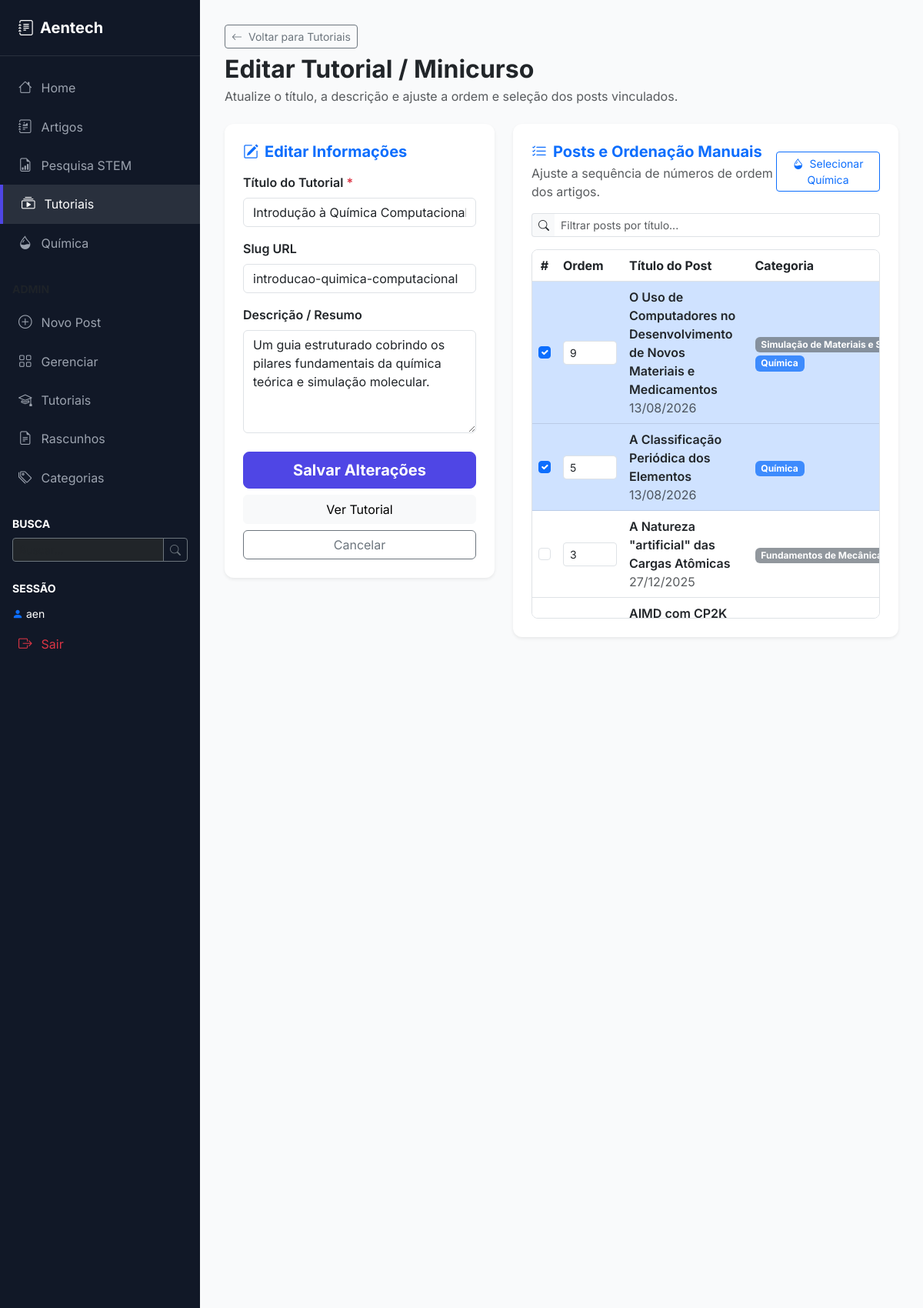
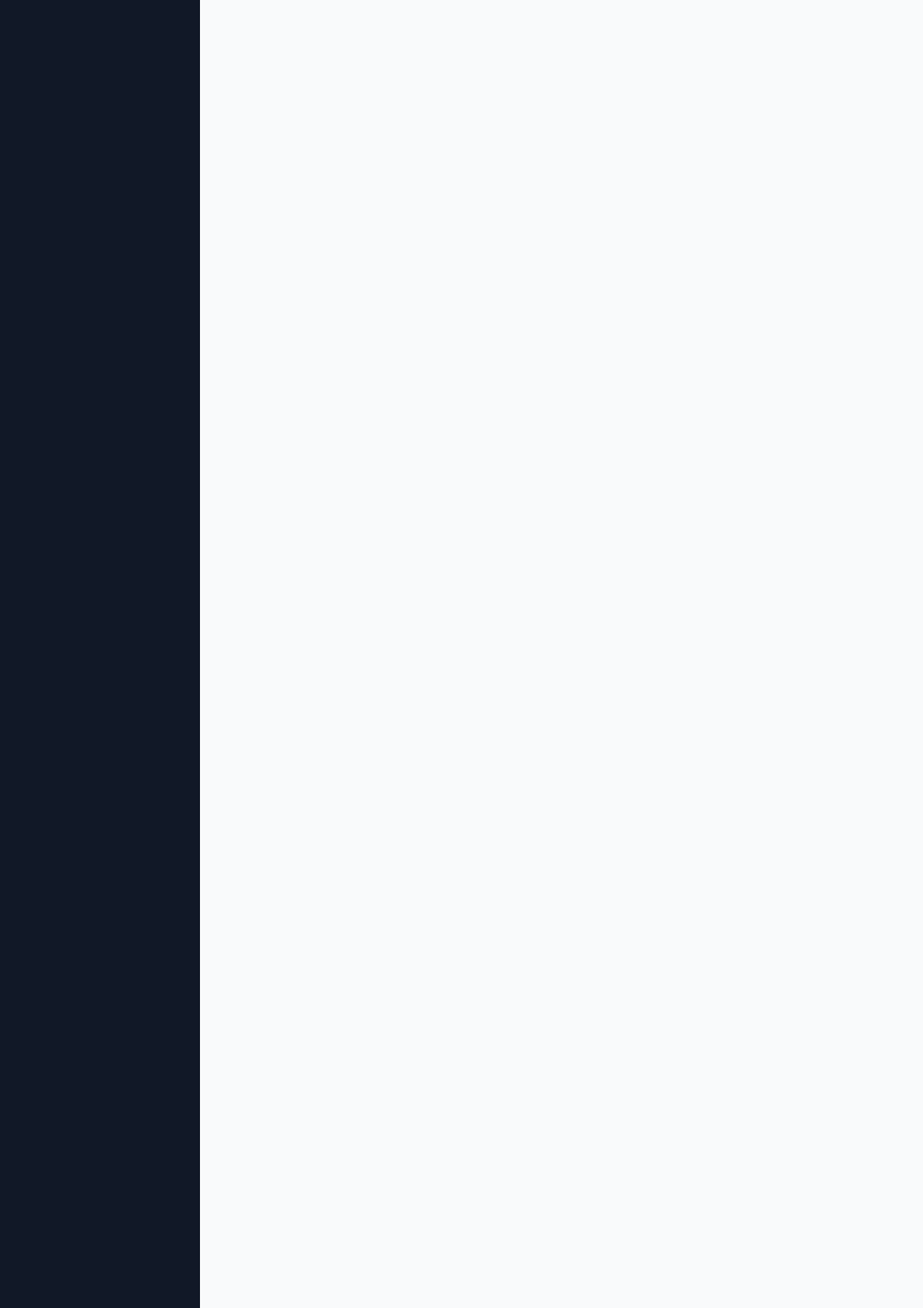
/tutoriais/1/editar (signed in, upper part), run on the app's committed database (2 pictures, top to bottom).
### app/models.py (models this page shows, shortened)
class User(db.Model):
    __tablename__ = 'users'
    id = db.Column(db.Integer, primary_key=True)
    email = db.Column(db.String(64), unique=True, index=True)
    username = db.Column(db.String(64), unique=True, index=True)
    password_hash = db.Column(db.String(128))
    role_id = db.Column(db.Integer, db.ForeignKey('roles.id'))
    name = db.Column(db.String(64))
    location = db.Column(db.String(64))
    about_me = db.Column(db.Text())
    member_since = db.Column(db.DateTime(), default=datetime.utcnow)
    last_seen = db.Column(db.DateTime(), default=datetime.utcnow)
    posts = db.relationship('Post', backref='author', lazy='dynamic', cascade='all, delete-orphan')
    comments = db.relationship('Comment', backref='author', lazy='dynamic', cascade='all, delete-orphan')
    @property
    def password(self):
        raise AttributeError('password is not a readable attribute')
    def can(self, permissions):
        return self.role is not None and \
            (self.role.permissions & permissions) == permissions
    def is_administrator(self):
        return self.can(Permission.ADMINISTER)

class Tutorial(db.Model):
    __tablename__ = 'tutorials'
    id = db.Column(db.Integer, primary_key=True)
    title = db.Column(db.String(200), nullable=False)
    slug = db.Column(db.String(200), unique=True, nullable=False)
    description = db.Column(db.Text)
    created_at = db.Column(db.DateTime, default=datetime.utcnow)
    updated_at = db.Column(db.DateTime, default=datetime.utcnow, onupdate=datetime.utcnow)
    tutorial_posts = db.relationship(
        'TutorialPost',
        backref='tutorial',
        cascade='all, delete-orphan',
        order_by='TutorialPost.order',
        lazy='joined'
    )

class Post(db.Model):
    __tablename__ = 'posts'
    id = db.Column(db.Integer, primary_key=True)
    title = db.Column(db.String(200), nullable=False)
    slug = db.Column(db.String(200), unique=True, nullable=False)
    content = db.Column(db.Text, nullable=False)
    excerpt = db.Column(db.String(300))
    is_published = db.Column(db.Boolean, default=True)
    created_at = db.Column(db.DateTime, default=datetime.utcnow)
    updated_at = db.Column(db.DateTime, default=datetime.utcnow, onupdate=datetime.utcnow)
    user_id = db.Column(db.Integer, db.ForeignKey('users.id'), nullable=False)
    comments = db.relationship('Comment', backref='post', lazy='dynamic', cascade='all, delete-orphan')
    categories = db.relationship('Category',
                                secondary=post_categories,
                                backref=db.backref('posts', lazy='dynamic'),
                                lazy='dynamic')

class Category(db.Model):
    __tablename__ = 'categories'
    id = db.Column(db.Integer, primary_key=True)
    name = db.Column(db.String(50), unique=True, nullable=False)
    slug = db.Column(db.String(50), unique=True, nullable=False)
    description = db.Column(db.String(200))

### app/main/views.py (the view, shortened to what this page needs)
@blueprint.route('/tutoriais/<int:id>/editar', methods=['GET', 'POST'])
@admin_required
def edit_tutorial(id):
    tutorial = Tutorial.query.get_or_404(id)
    form = TutorialForm(obj=tutorial)
    all_posts = Post.query.filter_by(is_published=True).order_by(Post.title.asc()).all()
    all_categories = Category.query.all()
    current_post_orders = {tp.post_id: tp.order for tp in tutorial.tutorial_posts}
    return render_template('main/edit_tutorial.html', form=form, tutorial=tutorial, all_posts=all_posts, current_post_orders=current_post_orders, categories=all_categories)

### app/templates/main/edit_tutorial.html (shortened to what this page needs)
{% extends "base.html" %}
{% block content %}
<div class="mb-4">
    <a href="{{ url_for('main.tutorials_list') }}" class="btn btn-sm btn-outline-secondary mb-2">
        <i class="bi bi-arrow-left me-1"></i> Voltar para Tutoriais
    </a>
    <h2 class="fw-bold text-dark mb-1">Editar Tutorial / Minicurso</h2>
    <p class="text-muted mb-0">Atualize o título, a descrição e ajuste a ordem e seleção dos posts vinculados.</p>
</div>
<form method="POST" action="{{ url_for('main.edit_tutorial', id=tutorial.id) }}">
    <div class="row g-4">
        <div class="col-lg-5">
            <div class="card border-0 shadow-sm p-4 bg-white mb-4">
                <h5 class="fw-bold mb-3 text-primary"><i class="bi bi-pencil-square me-2"></i>Editar Informações</h5>
                <div class="mb-3">
                    <label for="title" class="form-label fw-semibold">Título do Tutorial <span class="text-danger">*</span></label>
                    {{ form.title(class="form-control" + (" is-invalid" if form.title.errors else "")) }}
                </div>
                <div class="mb-3">
                    <label for="slug" class="form-label fw-semibold">Slug URL</label>
                    {{ form.slug(class="form-control" + (" is-invalid" if form.slug.errors else "")) }}
                </div>
                <div class="mb-3">
                    <label for="description" class="form-label fw-semibold">Descrição / Resumo</label>
                    {{ form.description(class="form-control", rows="5") }}
                </div>
                <div class="d-grid gap-2 pt-2">
                    {{ form.submit(class="btn btn-primary btn-lg fw-bold", value="Salvar Alterações") }}
                    <a href="{{ url_for('main.tutorial_detail', identifier=tutorial.slug) }}" class="btn btn-light">Ver Tutorial</a>
                    <a href="{{ url_for('main.tutorials_list') }}" class="btn btn-outline-secondary">Cancelar</a>
                </div>
            </div>
        </div>
        <div class="col-lg-7">
            <div class="card border-0 shadow-sm p-4 bg-white">
                <div class="d-flex justify-content-between align-items-center mb-3">
                    <div>
                        <h5 class="fw-bold mb-1 text-primary"><i class="bi bi-list-check me-2"></i>Posts e Ordenação Manuais</h5>
                        <p class="text-muted x-small mb-0">Ajuste a sequência de números de ordem dos artigos.</p>
                    </div>
                    <button type="button" class="btn btn-sm btn-outline-primary" id="btnSelectChemistry">
                        <i class="bi bi-droplet-half me-1"></i> Selecionar Química
                    </button>
                </div>
                <div class="mb-3">
                    <div class="input-group input-group-sm">
                        <span class="input-group-text bg-light border-end-0"><i class="bi bi-search"></i></span>
                        <input type="text" id="postFilter" class="form-control border-start-0" placeholder="Filtrar posts por título...">
                    </div>
                </div>
                <div class="table-responsive border rounded-3" style="max-height: 480px; overflow-y: auto;">
                    <table class="table table-hover align-middle mb-0" id="postsTable">
                        <thead class="bg-light sticky-top">
                            <tr>
                                <th style="width: 40px;" class="text-center">#</th>
                                <th style="width: 90px;">Ordem</th>
                                <th>Título do Post</th>
                                <th>Categoria</th>
                            </tr>
                        </thead>
                        <tbody>
                            {% for post in all_posts %}
                            {% set is_selected = post.id in current_post_orders %}
                            {% set order_val = current_post_orders.get(post.id, loop.index) %}
                            <tr class="post-row {% if is_selected %}table-primary{% endif %}" data-title="{{ post.title|lower }}" data-categories="{% for c in post.categories %}{{ c.slug }} {% endfor %}">
                                <td class="text-center">
                                    <input type="checkbox" name="selected_posts" value="{{ post.id }}" id="post_chk_{{ post.id }}" class="form-check-input post-checkbox" {% if is_selected %}checked{% endif %}>
                                </td>
                                <td>
                                    <input type="number" name="order_{{ post.id }}" value="{{ order_val }}" min="1" max="999" class="form-control form-control-sm order-input" style="width: 70px;">
                                </td>
                                <td>
                                    <label for="post_chk_{{ post.id }}" class="fw-semibold text-dark mb-0 style-pointer cursor-pointer">
                                        {{ post.title }}
                                    </label>
                                    <div class="x-small text-muted">{{ post.created_at.strftime('%d/%m/%Y') }}</div>
                                </td>
                                <td>
                                    {% for c in post.categories %}
                                    <span class="badge {% if c.slug == 'quimica' %}bg-primary{% else %}bg-secondary{% endif %} bg-opacity-75 me-1 small">
                                        {{ c.name }}
                                    </span>
                                    {% endfor %}
                                </td>
                            </tr>
                            {% else %}
                            <tr>
                                <td colspan="4" class="text-center py-4 text-muted">Nenhum post publicado disponível.</td>
                            </tr>
                            {% endfor %}
                        </tbody>
                    </table>
                </div>
            </div>
        </div>
    </div>
</form>
{% endblock %}

### app/templates/base.html (shortened to what this page needs)
<!DOCTYPE html>
<html lang="pt-br" data-bs-theme="light">
<head>
    <link href="https://cdn.jsdelivr.net/npm/bootstrap@5.3.0/dist/css/bootstrap.min.css" rel="stylesheet">
    <link rel="stylesheet" href="https://cdn.jsdelivr.net/npm/bootstrap-icons@1.11.0/font/bootstrap-icons.css">
    <link rel="stylesheet" href="{{ url_for('static', filename='css/style.css') }}">
</head>
<body>
    <div class="sidebar d-flex flex-column" id="sidebar">
        <div class="sidebar-header">
            <h5 class="mb-0 text-white fw-bold">
                <i class="bi bi-journal-text me-2"></i>Aentech
            </h5>
        </div>
        <nav class="sidebar-nav">
            <a href="{{ url_for('main.index') }}" class="nav-link {% if request.endpoint == 'main.index' %}active{% endif %}">
                <i class="bi bi-house"></i> Home
            </a>
            <a href="{{ url_for('main.posts_list') }}" class="nav-link {% if request.endpoint == 'main.posts_list' %}active{% endif %}">
                <i class="bi bi-journal-richtext"></i> Artigos
            </a>
            <a href="{{ url_for('main.survey') }}" class="nav-link {% if request.endpoint == 'main.survey' %}active{% endif %}">
                <i class="bi bi-file-earmark-bar-graph"></i> Pesquisa STEM
            </a>
            <a href="{{ url_for('main.tutorials_list') }}" class="nav-link {% if request.endpoint and 'tutorial' in request.endpoint and request.endpoint != 'main.manage_tutorials' %}active{% endif %}">
                <i class="bi bi-collection-play"></i> Tutoriais
            </a>
            <a href="{{ url_for('main.chemistry') }}" class="nav-link {% if request.endpoint in ['main.chemistry', 'main.chemistry_posts'] %}active{% endif %}">
                <i class="bi bi-droplet-half"></i> Química
            </a>
            {% if current_user and current_user.is_administrator() %}
            <div class="px-3 mt-4 mb-2 text-uppercase small text-muted fw-bold">Admin</div>
            <a href="{{ url_for('main.create_post') }}" class="nav-link {% if request.endpoint == 'main.create_post' %}active{% endif %}">
                <i class="bi bi-plus-circle"></i> Novo Post
            </a>
            <a href="{{ url_for('main.my_posts') }}" class="nav-link {% if request.endpoint == 'main.my_posts' %}active{% endif %}">
                <i class="bi bi-grid"></i> Gerenciar
            </a>
            <a href="{{ url_for('main.manage_tutorials') }}" class="nav-link {% if request.endpoint == 'main.manage_tutorials' %}active{% endif %}">
                <i class="bi bi-mortarboard"></i> Tutoriais
            </a>
            <a href="{{ url_for('main.drafts') }}" class="nav-link {% if request.endpoint == 'main.drafts' %}active{% endif %}">
                <i class="bi bi-file-earmark-text"></i> Rascunhos
            </a>
            <a href="{{ url_for('main.manage_categories') }}" class="nav-link {% if request.endpoint == 'main.manage_categories' %}active{% endif %}">
                <i class="bi bi-tags"></i> Categorias
            </a>
            {% endif %}
            <div class="px-3 mt-4 mb-2 text-uppercase small fw-bold">Busca</div>
            <div class="px-3 mb-3">
                <form action="{{ url_for('main.search') }}" method="get">
                    <div class="input-group input-group-sm">
                        <input type="text" name="q" class="form-control bg-dark border-secondary text-white" placeholder="Buscar...">
                        <button class="btn btn-outline-secondary" type="submit"><i class="bi bi-search"></i></button>
                    </div>
                </form>
            </div>
            <div class="px-3 mt-4 mb-2 text-uppercase small fw-bold">Sessão</div>
            {% if current_user %}
            <div class="px-3 py-1 text-white small">
                <i class="bi bi-person-fill text-primary"></i> {{ current_user.username }}
            </div>
            <a href="{{ url_for('auth.logout') }}" class="nav-link text-danger">
                <i class="bi bi-box-arrow-right"></i> Sair
            </a>
            {% else %}
            <a href="{{ url_for('auth.login') }}" class="nav-link">
                <i class="bi bi-box-arrow-in-right"></i> Entrar (Admin)
            </a>
            {% endif %}
        </nav>
    </div>
    <main class="main-content {% block main_class %}{% endblock %}">
        {% block content %}{% endblock %}
    </main>
</body>
</html>

### data on the page
User: username "aen"
Tutorial: title "Introdução à Química Computacional", slug "introducao-quimica-computacional", description "Um guia estruturado cobrindo os pilares fundamentais da química teórica e simulação molecular."
Post: order_val "9", title "O Uso de Computadores no Desenvolvimento de Novos Materiais e Medicamentos", created_at "13/08/2026"
Category: name "Simulação de Materiais e…"
Category: name "Química"
Post: order_val "5", title "A Classificação Periódica dos Elementos", created_at "13/08/2026"
Post: order_val "3", title "A Natureza \"artificial\" das Cargas Atômicas", created_at "27/12/2025"
Category: name "Fundamentos de…"
Post: title "AIMD com CP2K…"
